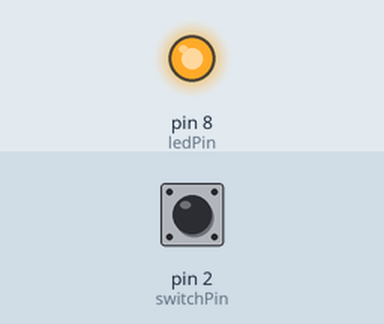
Bench run of a sketch on a simulated Arduino Uno, built with avr-gcc and run on an emulated ATmega328P. On the bench: output pins drawn as LEDs (lit = HIGH). Inputs (shaded band) come from the test bench; at power-on: pin 2 (switchPin) HIGH.

Above: at 1.2 s.
1.3 s: pin 2 (switchPin) pulled LOW for 0.15 s
At 1.37 s:
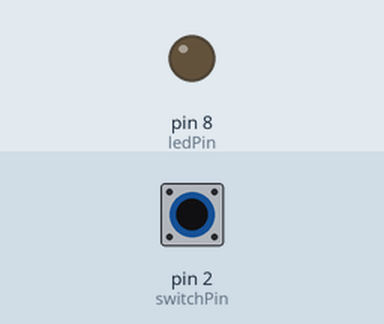
2.9 s: pin 2 (switchPin) pulled LOW for 3.2 s
At 7.4 s:
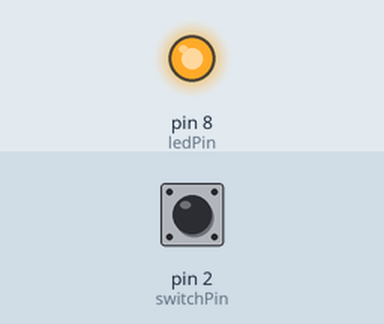
Timing chart, 0 to 8.9 s (numbered marks = the images above; inputs shaded):
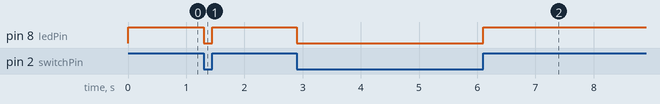

Measured:
- after the input at 1.3 s, pin 8 (ledPin): HIGH → LOW at once, → HIGH 0.15 s later
- after the input at 2.9 s, pin 8 (ledPin): HIGH → LOW at once, → HIGH 3.2 s later

The sketch:

prog05.ino
```cpp
int switchPin = 2;
int ledPin = 8;

void setup()
{
    pinMode(switchPin, INPUT);
    pinMode(ledPin, OUTPUT);
}

void loop()
{
    int state = digitalRead(switchPin);
    digitalWrite(ledPin, state);
}
```
